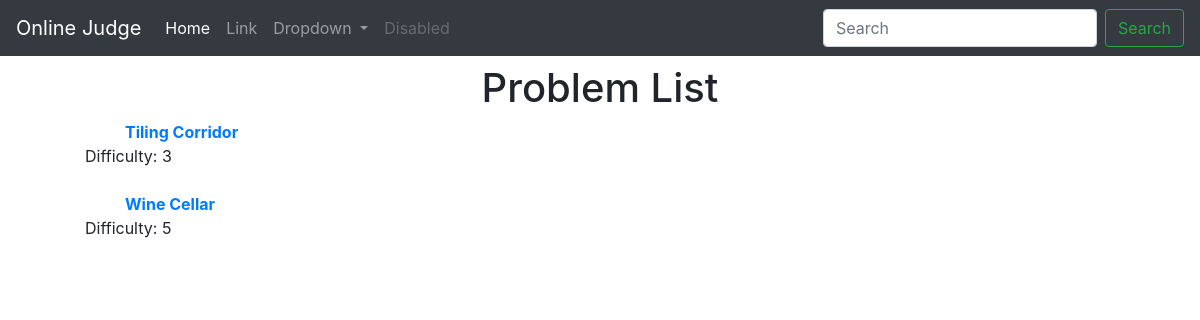
The app's page /problems/ with its own data.
### OJ/models.py (models this page shows)
class Problem(models.Model):
    problemStatement = models.CharField(max_length=500)
    problemName = models.CharField(max_length=50)
    problemDifficulty = models.CharField(max_length=100)

### OJ/views.py (the view)
# urls.py: path('problems/', views.problemsList, name="Problems"),
def problemsList(request):
    try:
        problem_list = Problem.objects.order_by('problemDifficulty')
    except Problem.DoesNotExist:
        raise Http404("Question does not exist")
    return render(request, 'OJ/problemList.html', {'problem_list': problem_list})

### OJ/templates/OJ/problemList.html (shortened to what this page needs)
<!doctype html>
<html lang="en">
    <head>
        <link rel="stylesheet"
            href="https://cdn.jsdelivr.net/npm/bootstrap@4.5.3/dist/css/bootstrap.min.css"
>
    </head>
    <body>
        <nav class="navbar navbar-expand-lg navbar-dark bg-dark">
            <a class="navbar-brand" href="#">Online Judge</a>
            <div class="collapse navbar-collapse" id="navbarSupportedContent">
                <ul class="navbar-nav mr-auto">
                    <li class="nav-item active">
                        <a class="nav-link" href="#">Home <span class="sr-only">(current)</span></a>
                    </li>
                    <li class="nav-item">
                        <a class="nav-link" href="#">Link</a>
                    </li>
                    <li class="nav-item dropdown">
                        <a class="nav-link dropdown-toggle" href="#"
                            id="navbarDropdown" role="button"
                            data-toggle="dropdown" aria-haspopup="true"
                            aria-expanded="false">
                            Dropdown
                        </a>
                    </li>
                    <li class="nav-item">
                        <a class="nav-link disabled" href="#" tabindex="-1"
                            aria-disabled="true">Disabled</a>
                    </li>
                </ul>
                <form class="form-inline my-2 my-lg-0">
                    <input class="form-control mr-sm-2" type="search"
                        placeholder="Search" aria-label="Search">
                    <button class="btn btn-outline-success my-2 my-sm-0"
                        type="submit">Search</button>
                </form>
            </div>
        </nav>
        <div class="container">
            <h1 class="text-center my-2">Problem List</h1>
            <ul>
                {% for problem in problem_list %}
                <ul><strong><a href="{% url 'Details' problem.id %}"
                            class="link-primary">{{ problem.problemName }}</a></strong></ul>
                <div align="left">Difficulty: {{ problem.problemDifficulty }}</div>
                <br/>
                    {% endfor %}
                </ul>
            </div>
        </body>
    </html>

### records on screen
Problem: problemName "Tiling Corridor", problemDifficulty "3"
Problem: problemName "Wine Cellar", problemDifficulty "5"
